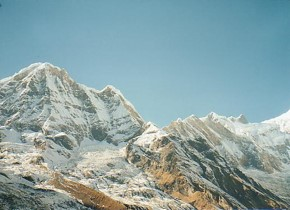
#> input picture cpv/Pic2.jpg, 290 x 210 px
$ jupyter execute ws6.ipynb
#> lines starting #> are read from the running program, lines starting #| are printed output that depends on the picture
[cell 1]
import cv2
import numpy as np
import matplotlib.pyplot as plt
import imutils
import imageio


def plot_img(img, size=(7,7), title=""):
    cmap = "gray" if len(img.shape) == 2 else None
    plt.figure(figsize=size)
    plt.imshow(img, cmap=cmap)
    plt.suptitle(title)
    plt.show()

def plot_imgs(imgs, cols=5, size=7, title=""):
    rows = len(imgs)//cols + 1
    fig = plt.figure(figsize=(cols*size, rows*size))
    for i, img in enumerate(imgs):
        cmap="gray" if len(img.shape) == 2 else None
        fig.add_subplot(rows, cols, i+1)
        plt.imshow(img, cmap=cmap)
    plt.suptitle(title)
    plt.show()


src_img = imageio.imread('Pic2.jpg')
#> src_img is the input picture: shape (210, 290, 3); mean R, G, B 138.9, 163.2, 165
tar_img = imageio.imread('Pic1.jpg')
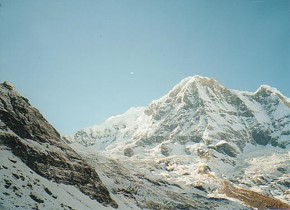
#> input picture cpv/Pic1.jpg, 290 x 210 px
#> tar_img is the input picture: shape (210, 290, 3); mean R, G, B 143.3, 166.6, 169.1
src_gray = cv2.cvtColor(src_img, cv2.COLOR_RGB2GRAY)
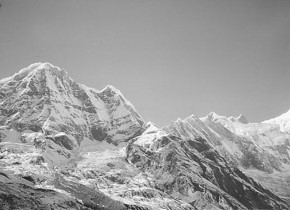
#> src_gray: shape (210, 290); min 21, max 254, mean 156.1
tar_gray = cv2.cvtColor(tar_img, cv2.COLOR_RGB2GRAY)
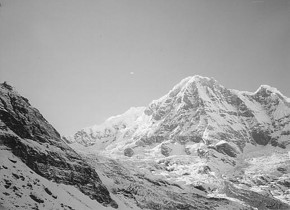
#> tar_gray: shape (210, 290); min 6, max 254, mean 159.9
plot_imgs([src_img, tar_img], size=8)
#> in plot_imgs, `rows = len(imgs)//cols + 1`: rows = 1
#> the loop in plot_imgs, `for i, img in enumerate(imgs):` made 2 passes
#> in plot_imgs, `plt.show()`:
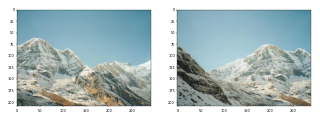
#> figure drawn by matplotlib, 2 panels

[cell 2]
sift = cv2.SIFT_create()

kp1, des1 = sift.detectAndCompute(src_gray, None)
#> kp1 = 481 keypoints; strongest (x, y, size): (17, 163, 2.2), (126, 205, 2.1), (80, 201, 2), (62, 134, 2.6)
kp2, des2 = sift.detectAndCompute(tar_gray, None)
#> kp2 = 451 keypoints; strongest (x, y, size): (200, 188, 3.5), (186, 174, 2), (42, 201, 1.9), (196, 187, 1.8)

## Match keypoint
bf = cv2.BFMatcher(cv2.NORM_L2, crossCheck=False)

## Bruce Force KNN trả về list k ứng viên cho mỗi keypoint.
rawMatches = bf.knnMatch(des1, des2, 2)
#> rawMatches = 481 matches
matches = []
ratio = 0.75

for m,n in rawMatches:
    # giữ lại các cặp keypoint sao cho với kp1, khoảng cách giữa kp1 với ứng viên 1 nhỏ hơn nhiều so với khoảng cách giữa kp1 và ứng viên 2
    if m.distance < n.distance * 0.75:
        matches.append(m)
#> after the loop, matches = 114 matches

# do có cả nghìn match keypoint, ta chỉ lấy tầm 100 -> 200 cặp tốt nhất để tốc độ xử lí nhanh hơn
matches = sorted(matches, key=lambda x: x.distance, reverse=True)
matches = matches[:200]

img3 = cv2.drawMatches(src_img, kp1, tar_img, kp2, matches, None,flags=cv2.DrawMatchesFlags_NOT_DRAW_SINGLE_POINTS)
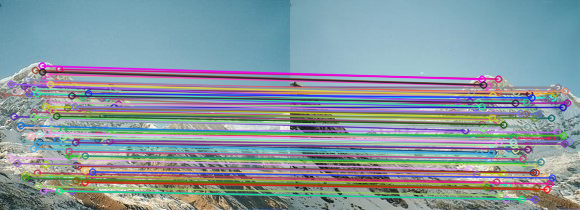
#> img3: shape (210, 580, 3); mean R, G, B 135.4, 151.3, 159
plot_img(img3, size=(15, 10))

## Nhìn vào hình dưới đây, ta thấy các cặp Keypoint giữa 2 ảnh đã được match khá chính xác, số điểm nhiễu không quá nhiều

[cell 3]
kp1 = np.float32([kp.pt for kp in kp1])
#> kp1 = 481 pairs, first value 2.68 to 287.1, second value 65.57 to 206.9
kp2 = np.float32([kp.pt for kp in kp2])
#> kp2 = 451 pairs, first value 2.82 to 286.9, second value 78.64 to 206.4
pts1 = np.float32([kp1[m.queryIdx] for m in matches])
#> pts1 = 114 pairs, first value 3.44 to 118.2, second value 65.57 to 190.8
pts2 = np.float32([kp2[m.trainIdx] for m in matches])
#> pts2 = 114 pairs, first value 162.8 to 279.1, second value 78.64 to 199.1

# estimate the homography between the sets of points
(H, status) = cv2.findHomography(pts1, pts2, cv2.RANSAC)
#> H = [[0.581, 0.13, 145.4], [-0.288, 0.86, 29.25], [-0.00134, -0.000187, 1]]; status = 114 values, max 1 at index 0, min 0 at index 2, mean 0.991
print(H)
#| [[ 5.80699451e-01  1.29700103e-01  1.45378220e+02]
#|  [-2.88062461e-01  8.59627703e-01  2.92504858e+01]
#|  [-1.34493680e-03 -1.87015847e-04  1.00000000e+00]]

[cell 4]
h1, w1 = src_img.shape[:2]
#> h1 = 210; w1 = 290
h2, w2 = tar_img.shape[:2]
#> h2 = 210; w2 = 290
result = cv2.warpPerspective(src_img, H, (w1+w2, h1))
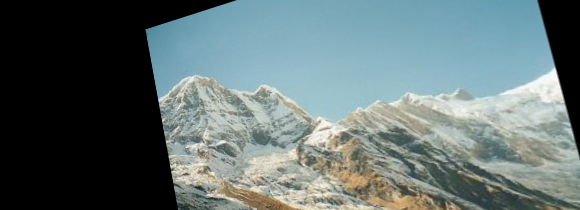
#> result: shape (210, 580, 3); mean R, G, B 98.5, 113.8, 114.2
result[0:h2, 0:w2] = tar_img
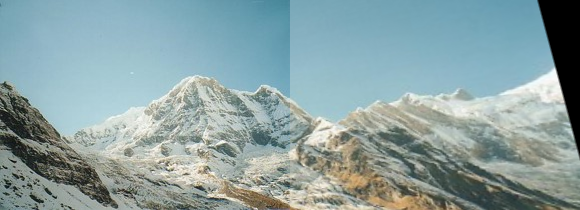
#> result: shape (210, 580, 3); mean R, G, B 139, 161.3, 162.7
plot_img(result, size=(20,10))
